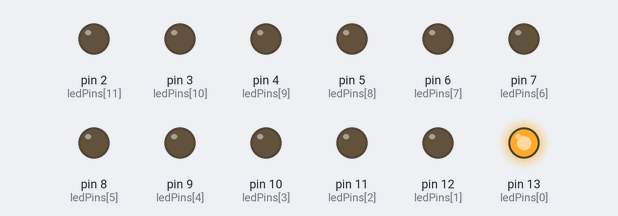
A sketch run on a simulated Arduino Uno, built with avr-gcc and run on an emulated ATmega328P. On the bench: output pins drawn as LEDs (lit = HIGH). Random numbers use the default seed unless the sketch sets one.

Above: at 0.05 s.
At 3.75 s:
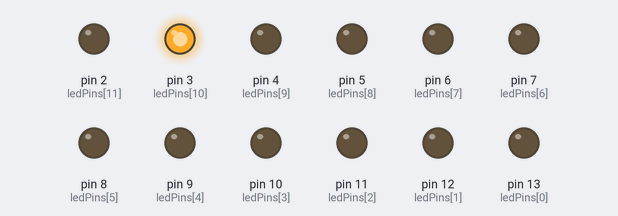
At 7.48 s:
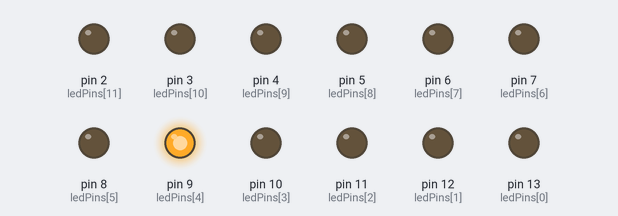
At 18.5 s:
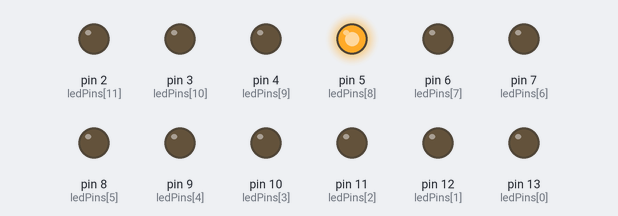
At 27.39 s:
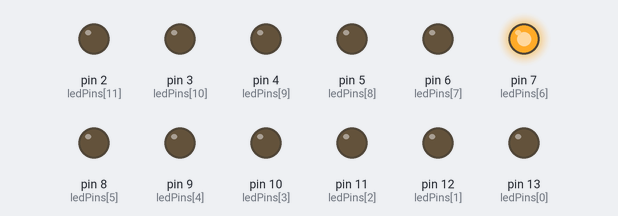
At 36.29 s:
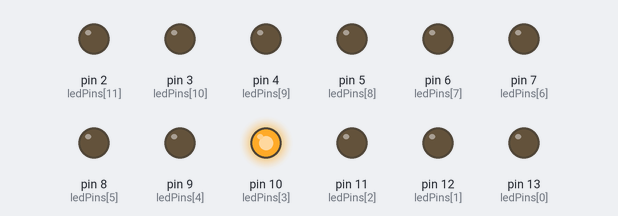
Timing chart, 0 to 40.0 s (numbered marks = the images above):
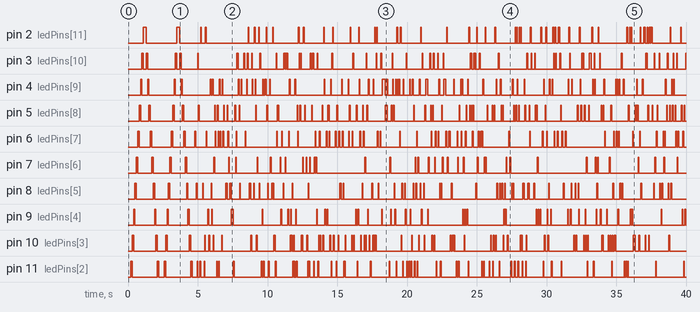

The sketch:

random_arrays.ino
```cpp
/*
  Arrays

 Demonstrates the use of  an array to hold pin numbers
 in order to iterate over the pins in a sequence.
 Lights multiple LEDs in sequence, then in reverse.

 Unlike the For Loop tutorial, where the pins have to be
 contiguous, here the pins can be in any random order.
 */

int timer = 100;           // The higher the number, the slower the timing.
int ledPins[] = {
  13, 12, 11, 10, 9,8,7,6,5,4,3,2};       // an array of pin numbers to which LEDs are attached
int pinCount = 12;           // the number of pins (i.e. the length of the array)

void setup() {
  int thisPin;
  // the array elements are numbered from 0 to (pinCount - 1).
  // use a for loop to initialize each pin as an output:
  for (int thisPin = 0; thisPin < pinCount; thisPin++)  {
    pinMode(ledPins[thisPin], OUTPUT);
  }
}

void loop() {
  for (int i = 0; i<2; i++) {
    // loop from the lowest pin to the highest:
    for (int thisPin = 0; thisPin < pinCount; thisPin++) {
      // turn the pin on:
      digitalWrite(ledPins[thisPin], HIGH);
      delay(timer);
      // turn the pin off:
      digitalWrite(ledPins[thisPin], LOW);

    }

    // loop from the highest pin to the lowest:
    for (int thisPin = pinCount - 1; thisPin >= 0; thisPin--) {
      // turn the pin on:
      digitalWrite(ledPins[thisPin], HIGH);
      delay(timer);
      // turn the pin off:
      digitalWrite(ledPins[thisPin], LOW);
    }
  }
  for (int j = 0; j < 100; j++ ){
    for (int i = 0; i < pinCount; i++) {
      //snag random pin
      int thisPin = random(12);
      // turn the pin on:
      digitalWrite(ledPins[thisPin], HIGH);
      delay(50);
      // turn the pin off:
      digitalWrite(ledPins[thisPin], LOW);

    }
  }
}
```

Measured:
- by itself, pin 2 (ledPins[11]): LOW → HIGH at 1.1 s, → LOW 0.20 s later, → HIGH 2.2 s later, → LOW 0.20 s later, … (98 changes in this stretch)
- by itself, pin 3 (ledPins[10]): LOW → HIGH at 1.0 s, → LOW 0.10 s later, → HIGH 0.20 s later, → LOW 0.10 s later, … (111 changes in this stretch)
- by itself, pin 4 (ledPins[9]): LOW → HIGH at 0.90 s, → LOW 0.10 s later, → HIGH 0.40 s later, → LOW 0.10 s later, … (132 changes in this stretch)
- by itself, pin 5 (ledPins[8]): LOW → HIGH at 0.80 s, → LOW 0.10 s later, → HIGH 0.60 s later, → LOW 0.10 s later, … (142 changes in this stretch)
- by itself, pin 6 (ledPins[7]): LOW → HIGH at 0.70 s, → LOW 0.10 s later, → HIGH 0.80 s later, → LOW 0.10 s later, … (128 changes in this stretch)
- by itself, pin 7 (ledPins[6]): LOW → HIGH at 0.60 s, → LOW 0.10 s later, → HIGH 1.0 s later, → LOW 0.10 s later, … (80 changes in this stretch)
- by itself, pin 8 (ledPins[5]): LOW → HIGH at 0.50 s, → LOW 0.10 s later, → HIGH 1.2 s later, → LOW 0.10 s later, … (118 changes in this stretch)
- by itself, pin 9 (ledPins[4]): LOW → HIGH at 0.40 s, → LOW 0.10 s later, → HIGH 1.4 s later, → LOW 0.10 s later, … (96 changes in this stretch)
